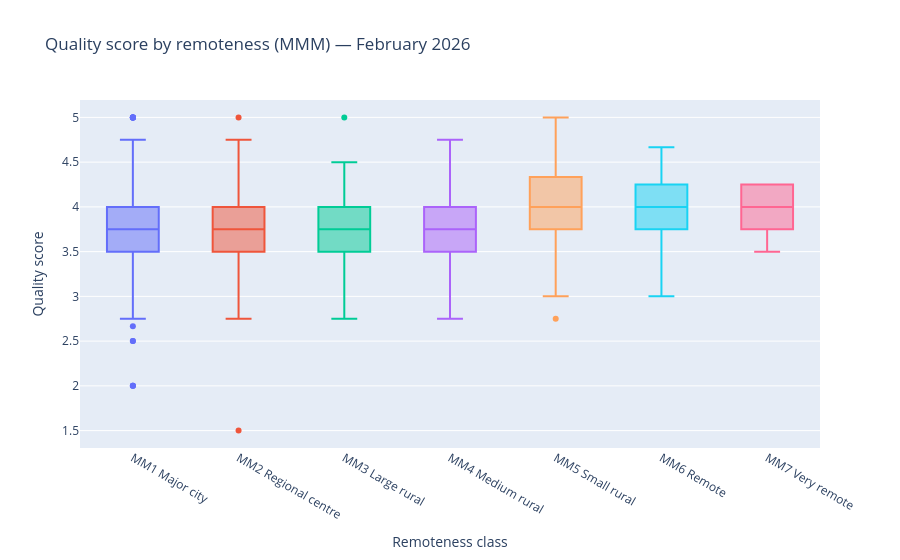

Notebook source saved alongside this figure:
### Markdown cell above
### Insight — Remote Penalty (Reversed)
> **Counterintuitive finding: remote areas score *higher* than cities.** MM5 Small rural tops at **4.05**, while MM1 Major city sits at **3.75**. This flips the expected narrative. A likely explanation: remote facilities are mostly government or NFP-run (higher quality) while city facilities skew for-profit. The real "penalty" in remote areas is *access* (fewer beds, longer distances) — not quality. This reframes the story: **the access gap, not the quality gap, is the remote problem.**

### Code cell
# Box plot quality by MMM band
mmm_labels = {
    1: 'MM1 Major city',
    2: 'MM2 Regional centre',
    3: 'MM3 Large rural',
    4: 'MM4 Medium rural',
    5: 'MM5 Small rural',
    6: 'MM6 Remote',
    7: 'MM7 Very remote',
}
latest_rat['mmm_label'] = latest_rat['mmm_num'].map(mmm_labels)

fig = px.box(
    latest_rat.dropna(subset=['mmm_label']),
    x='mmm_label', y='quality_score', color='mmm_label',
    category_orders={'mmm_label': list(mmm_labels.values())},
    title=f'Quality score by remoteness (MMM) — {latest_snap.strftime("%B %Y")}',
    labels={'quality_score':'Quality score','mmm_label':'Remoteness class'},
    points='outliers'
)
fig.update_layout(showlegend=False)
fig.show()

### Figure 1 — Plotly figure (JSON) as saved in the notebook; plotly's stock layout.template omitted (floating-point values rounded to 4 significant figures; data arrays with more than 128 entries replaced by an {"elided": "..."} marker saying what was removed)
{"data": [{"alignmentgroup": "True", "boxpoints": "outliers", "hovertemplate": "Remoteness class=%{x}<br>Quality score=%{y}<extra></extra>", "legendgroup": "MM1 Major city", "marker": {"color": "#636efa"}, "name": "MM1 Major city", "notched": false, "offsetgroup": "MM1 Major city", "orientation": "v", "showlegend": true, "type": "box", "x": {"elided": "1655 str values"}, "x0": " ", "xaxis": "x", "y": {"elided": "1655 float values"}, "y0": " ", "yaxis": "y"}, {"alignmentgroup": "True", "boxpoints": "outliers", "hovertemplate": "Remoteness class=%{x}<br>Quality score=%{y}<extra></extra>", "legendgroup": "MM2 Regional centre", "marker": {"color": "#EF553B"}, "name": "MM2 Regional centre", "notched": false, "offsetgroup": "MM2 Regional centre", "orientation": "v", "showlegend": true, "type": "box", "x": {"elided": "207 str values"}, "x0": " ", "xaxis": "x", "y": {"elided": "207 float values"}, "y0": " ", "yaxis": "y"}, {"alignmentgroup": "True", "boxpoints": "outliers", "hovertemplate": "Remoteness class=%{x}<br>Quality score=%{y}<extra></extra>", "legendgroup": "MM3 Large rural", "marker": {"color": "#00cc96"}, "name": "MM3 Large rural", "notched": false, "offsetgroup": "MM3 Large rural", "orientation": "v", "showlegend": true, "type": "box", "x": {"elided": "227 str values"}, "x0": " ", "xaxis": "x", "y": {"elided": "227 float values"}, "y0": " ", "yaxis": "y"}, {"alignmentgroup": "True", "boxpoints": "outliers", "hovertemplate": "Remoteness class=%{x}<br>Quality score=%{y}<extra></extra>", "legendgroup": "MM4 Medium rural", "marker": {"color": "#ab63fa"}, "name": "MM4 Medium rural", "notched": false, "offsetgroup": "MM4 Medium rural", "orientation": "v", "showlegend": true, "type": "box", "x": {"elided": "177 str values"}, "x0": " ", "xaxis": "x", "y": {"elided": "177 float values"}, "y0": " ", "yaxis": "y"}, {"alignmentgroup": "True", "boxpoints": "outliers", "hovertemplate": "Remoteness class=%{x}<br>Quality score=%{y}<extra></extra>", "legendgroup": "MM5 Small rural", "marker": {"color": "#FFA15A"}, "name": "MM5 Small rural", "notched": false, "offsetgroup": "MM5 Small rural", "orientation": "v", "showlegend": true, "type": "box", "x": {"elided": "282 str values"}, "x0": " ", "xaxis": "x", "y": {"elided": "282 float values"}, "y0": " ", "yaxis": "y"}, {"alignmentgroup": "True", "boxpoints": "outliers", "hovertemplate": "Remoteness class=%{x}<br>Quality score=%{y}<extra></extra>", "legendgroup": "MM6 Remote", "marker": {"color": "#19d3f3"}, "name": "MM6 Remote", "notched": false, "offsetgroup": "MM6 Remote", "orientation": "v", "showlegend": true, "type": "box", "x": ["MM6 Remote", "MM6 Remote", "MM6 Remote", "MM6 Remote", "MM6 Remote", "MM6 Remote", "MM6 Remote", "MM6 Remote", "MM6 Remote", "MM6 Remote", "MM6 Remote", "MM6 Remote", "MM6 Remote", "MM6 Remote", "MM6 Remote", "MM6 Remote", "MM6 Remote", "MM6 Remote", "MM6 Remote", "MM6 Remote", "MM6 Remote", "MM6 Remote", "MM6 Remote", "MM6 Remote", "MM6 Remote"], "x0": " ", "xaxis": "x", "y": [3.0, 3.5, 4.25, 4.0, 4.25, 3.667, 4.5, 4.25, 4.0, 3.75, 4.25, 3.75, 3.75, 3.75, 4.0, 3.25, 4.667, 4.25, 4.0, 4.5, 3.75, 3.25, 3.75, 4.25, 4.0], "y0": " ", "yaxis": "y"}, {"alignmentgroup": "True", "boxpoints": "outliers", "hovertemplate": "Remoteness class=%{x}<br>Quality score=%{y}<extra></extra>", "legendgroup": "MM7 Very remote", "marker": {"color": "#FF6692"}, "name": "MM7 Very remote", "notched": false, "offsetgroup": "MM7 Very remote", "orientation": "v", "showlegend": true, "type": "box", "x": ["MM7 Very remote", "MM7 Very remote", "MM7 Very remote", "MM7 Very remote", "MM7 Very remote", "MM7 Very remote", "MM7 Very remote", "MM7 Very remote", "MM7 Very remote"], "x0": " ", "xaxis": "x", "y": [NaN, NaN, 4.25, 3.75, 4.0, 3.75, 4.25, 4.25, 3.5], "y0": " ", "yaxis": "y"}], "layout": {"boxmode": "overlay", "legend": {"title": {"text": "Remoteness class"}, "tracegroupgap": 0}, "showlegend": false, "title": {"text": "Quality score by remoteness (MMM) — February 2026"}, "xaxis": {"anchor": "y", "categoryarray": ["MM1 Major city", "MM2 Regional centre", "MM3 Large rural", "MM4 Medium rural", "MM5 Small rural", "MM6 Remote", "MM7 Very remote"], "categoryorder": "array", "domain": [0, 1], "title": {"text": "Remoteness class"}}, "yaxis": {"anchor": "x", "domain": [0, 1], "title": {"text": "Quality score"}}}}
